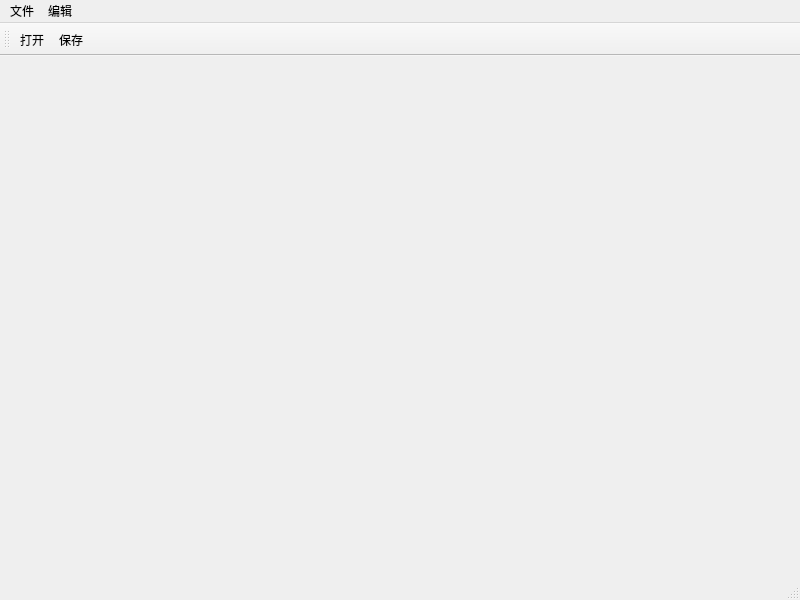
<?xml version="1.0" encoding="UTF-8"?>
<ui version="4.0">
 <class>MainWindow</class>
 <widget class="QMainWindow" name="MainWindow">
  <property name="geometry">
   <rect>
    <x>0</x>
    <y>0</y>
    <width>800</width>
    <height>600</height>
   </rect>
  </property>
  <property name="windowTitle">
   <string>MainWindow</string>
  </property>
  <widget class="QWidget" name="centralwidget"/>
  <widget class="QMenuBar" name="menubar">
   <property name="geometry">
    <rect>
     <x>0</x>
     <y>0</y>
     <width>800</width>
     <height>22</height>
    </rect>
   </property>
   <widget class="QMenu" name="menufile">
    <property name="title">
     <string>文件</string>
    </property>
    <addaction name="actionopen"/>
    <addaction name="separator"/>
    <addaction name="actionsave"/>
   </widget>
   <widget class="QMenu" name="menuedit">
    <property name="title">
     <string>编辑</string>
    </property>
   </widget>
   <addaction name="menufile"/>
   <addaction name="menuedit"/>
  </widget>
  <widget class="QStatusBar" name="statusbar"/>
  <widget class="QToolBar" name="toolBar">
   <property name="windowTitle">
    <string>toolBar</string>
   </property>
   <attribute name="toolBarArea">
    <enum>TopToolBarArea</enum>
   </attribute>
   <attribute name="toolBarBreak">
    <bool>false</bool>
   </attribute>
   <addaction name="actionopen"/>
   <addaction name="actionsave"/>
  </widget>
  <action name="actionopen">
   <property name="text">
    <string>打开</string>
   </property>
  </action>
  <action name="actionsave">
   <property name="text">
    <string>保存</string>
   </property>
  </action>
 </widget>
 <resources/>
 <connections/>
</ui>
